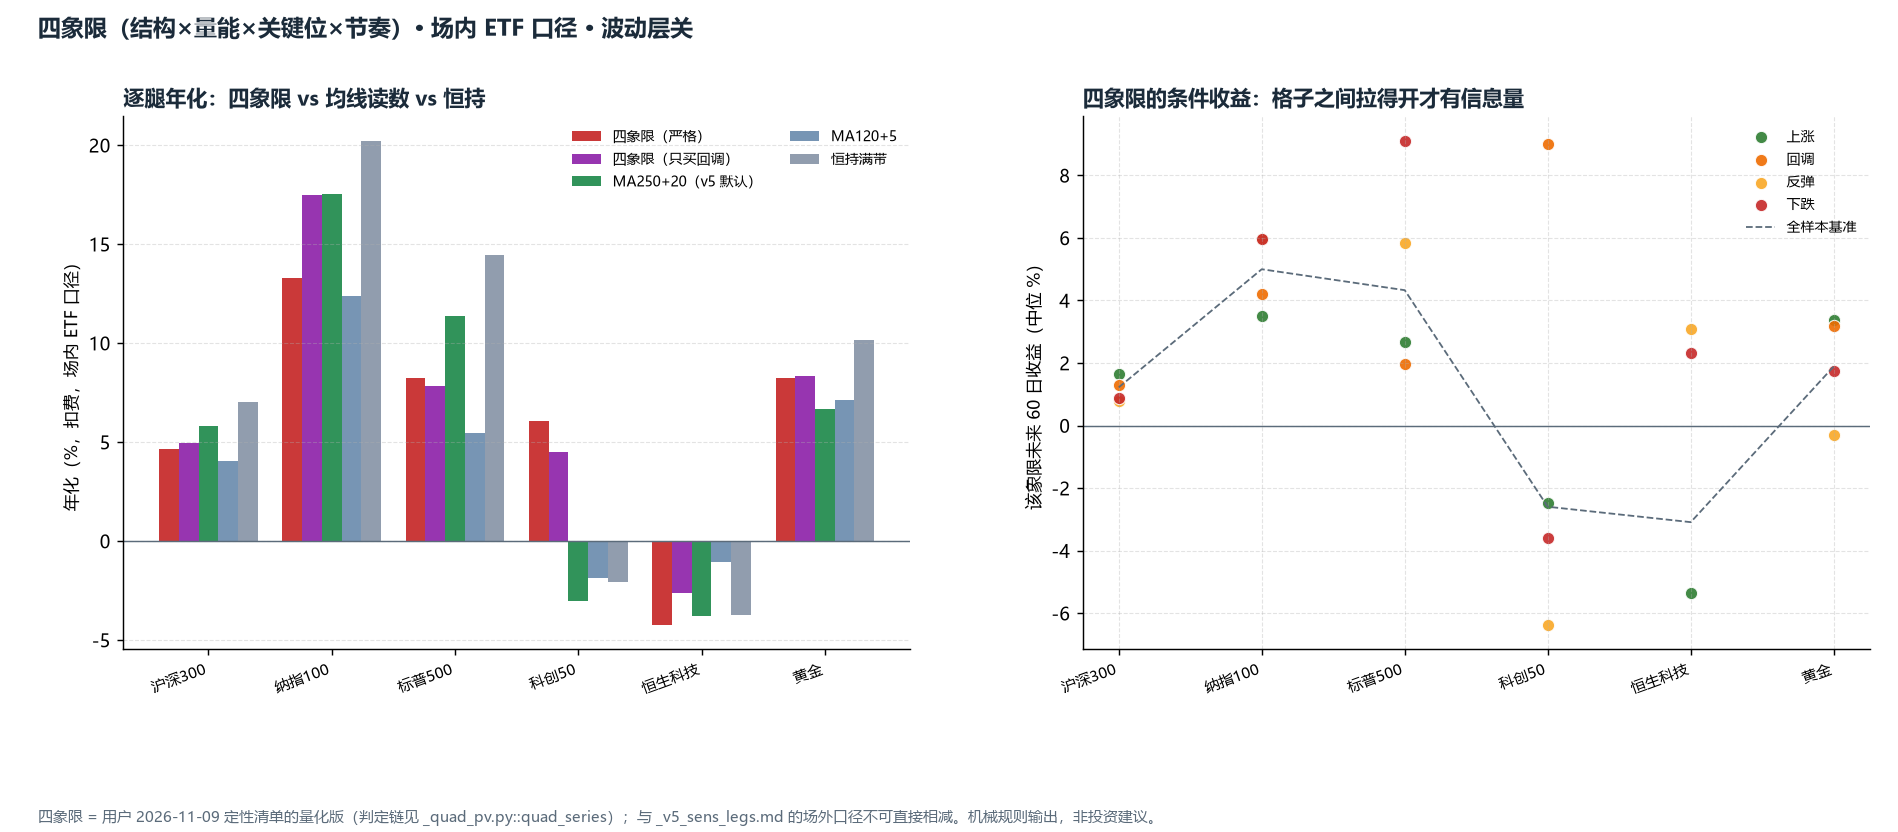

Source code (Python):
# -*- coding: utf-8 -*-
"""四象限（结构 × 量能 × 关键位 × 节奏）能不能替代 v5 的「价格 vs 年线」读数。

## 来源

用户 2026-11-09 给的「四象限判断法」（结构、量能、关键位、节奏）。原文是**定性清单**：
上涨/主升 = 趋势向上 + 放量突破 + 回踩不破 + 再放量 + 板块共振；
反弹 = 趋势未反转 + 无量 + 不过前高 + 量能递减；
回调 = 上升趋势 + 不破关键位 + 缩量 + 止跌 K 线；
下跌 = 有效跌破关键位 + 放量 + 加速 + 反弹无量。

本脚本把它**压成一条互斥的判定链**（顺序本身是选择，写死在 `quad_series()` 里），
其余不能量化的（板块共振、相对强弱、筹码密集区、涨跌停/跳空、本地盘）**不进模型**，
在报告 §6 单列——它们不是被证伪，是这套数据测不了。

## 口径（三处必须知道）

1. **必须用场内 ETF 的 OHLCV**：v5 平时用真实指数收盘（只有收盘价），量能这一维根本不存在。
   所以本报告的绝对收益与 `_v5_sens_legs.md`（场外口径）**不可直接相减**，只能比「同一场内口径下的口径差」。
2. 指标按**原 V1-2 的公式**在本脚本内重算（ma20/60/250、rvol 量比），公式与旧口径逐日一致
   —— V1-2 已于 2026-11-10 删除，本报告不能依赖它的模块（否则研究脚本会跟着失效）。
3. 波动层关闭（`VOL_USE=False`），与 `_sens_legs` 同样隔离变量。

## 两层评估（回答两个不同问题）

- **§2 条件收益**：四个象限各自的未来 20/60 日收益、胜率、之后 120 日最大回撤 vs 全样本基准。
  回答「这套判断准不准」（无成本、无仓位，纯统计）。
- **§3 仓位化**：把象限映射成 1.0 / 0.5 / 0.2 的带内档位（5/20 阶梯 + 5 日间隔帽，与 v5 同一套），
  扣费跑 NAV。回答「照它做能不能赚钱」。

产物（本目录）：`_quad_pv.md` / `_quad_pv.png`。机械规则输出，非投资建议。
"""
import io
import os
import sys

import numpy as np
import pandas as pd

try:
    sys.stdout.reconfigure(encoding="utf-8")  # type: ignore[attr-defined]
except Exception:  # noqa: BLE001
    pass

_HERE = os.path.dirname(os.path.abspath(__file__))        # research/quad_pv
_RES = os.path.dirname(_HERE)                             # research
_V5 = os.path.dirname(_RES)                               # v5_trend_gate
_VL = os.path.dirname(_V5)                                # strategies/vol_legs
_V18 = os.path.join(os.path.dirname(_VL), "tech_indicators", "v18_volume_notes")
for _p in (_V5, _VL, _V18):
    if _p not in sys.path:
        sys.path.insert(0, _p)

import trend_gate as tg          # noqa: E402
import rule                      # noqa: E402
import ohlcv                     # noqa: E402  仓库级 data/_ohlcv.json 的唯一写入方（只读调用）

# 指标参数：与原 V1-2 的 ma_trend_vol 同一取值（2026-11-10 V1-2 删除后在此本地重算）
SMA_FAST, SMA_MID, SMA_SLOW = 20, 60, 250
VOL_N = 20

tg.VOL_USE = False               # 只比「读数」，不叠波动层

OUT_MD = os.path.join(_HERE, "_quad_pv.md")
OUT_PNG = os.path.join(_HERE, "_quad_pv.png")

LEGS = list(rule.LEG_ORDER)
NAME = {k: rule.LEGS[k]["name"] for k in LEGS}

QUADS = ("上涨", "反弹", "回调", "下跌", "")
QUAD_DESC = {
    "上涨": "结构向上 + 连续2日站上MA20 + 放量（rvol≥1.2）",
    "反弹": "结构未向上 + 连续2日站上MA20 + 缩量（rvol≤0.85）+ 不过前高",
    "回调": "结构向上 + 连续2日跌破MA20 + 未破MA60 + 缩量",
    "下跌": "结构向下 + 收盘<MA60 + 非缩量",
    "": "未命中任何一格（不做判断）",
}

# ---- 参数（唯一权威源） ----
VOL_UP = 1.20          # 放量：当日量比 ≥ 1.2（近 VOL_N 日均量的倍数）
VOL_DN = 0.85          # 缩量：当日量比 ≤ 0.85
NH_WIN = 120           # 「前高」回看窗口
NH_TOL = 0.97          # 距前高 ≥ 3% 内算「逼近/突破前高」
SLOPE_N = 20           # 中均线（MA60）自身斜率回看
REDUCE_DAYS = 5        # 下跌趋势里连续跌破 MA60 满 5 日 → 减半
CLEAR_DAYS = 20        # 满 20 日 → 清至观察仓
ACTION_GAP = 5         # 两次调仓最小间隔（交易日）
FULL, HALF, OBSERVE = 1.0, 0.5, 0.2
FWD = (20, 60)


# ---------------------------------------------------------------- 1. 象限
def prepare(df):
    """OHLCV -> 四象限要用的最小面板（ma20/60/250 + 量比 rvol）。

    公式逐字沿用原 V1-2 的 `ma_trend_vol.prepare()`（同窗口、同 min_periods），
    只剪掉本报告用不到的 ATR/ADX/扣抵/regime 等列 —— 那些列在 V1-2 删除后
    已没有别的调用方，没必要在这里复刻。停牌沿用「当日无成交量」处理，与原口径一致。
    """
    out = df.copy()
    c = out["close"]
    out["ma20"] = c.rolling(SMA_FAST).mean()
    out["ma60"] = c.rolling(SMA_MID).mean()
    out["ma250"] = c.rolling(SMA_SLOW).mean()
    out["mav"] = out["volume"].rolling(VOL_N).mean()
    out["rvol"] = out["volume"] / out["mav"]
    return out


def indicators(leg):
    """-> DataFrame（场内 ETF 口径，已裁到 MA250 成形之后）。"""
    ind = prepare(ohlcv.frame(leg))
    ind = ind[ind["ma250"].notna()].copy()
    return ind


def quad_series(ind, loose=False):
    """四象限判定链（互斥，按顺序吃掉）。只用当日及之前的数据。

    `loose=True` 是敏感性对照（不是另一套结论）：量能门槛从「放量 1.2 / 缩量 0.85」放宽到
    「≥1.0 / ≤1.0」，关键位从「连续 2 日」放宽到「当日」，上涨不再要求逼近前高。
    用它回答「严格版覆盖率低，是不是实现太严」。
    """
    c = ind["close"]
    ma20, ma60, ma250 = ind["ma20"], ind["ma60"], ind["ma250"]
    up_mid = ma60 > ma60.shift(SLOPE_N)          # 中均线上行（结构抬高的必要条件）
    dn_mid = ma60 < ma60.shift(SLOPE_N)

    s_up = (ma20 > ma60) & up_mid & (c > ma250)   # 多头排列 + 中均线上行 + 站上年线
    s_dn = (ma20 < ma60) & dn_mid & (c < ma250)   # 空头排列 + 中均线下行 + 年线下

    if loose:                                     # 关键位：当日同侧即算（不做「2 日确认」）
        k_up = c > ma20
        k_dn20 = c < ma20
        v_up = ind["rvol"] >= 1.00
        v_dn = ind["rvol"] <= 1.00
        near_high = pd.Series(True, index=ind.index)
    else:
        k_up = (c > ma20) & (c.shift(1) > ma20.shift(1))     # 连续 2 日站上 MA20（有效突破）
        k_dn20 = (c < ma20) & (c.shift(1) < ma20.shift(1))   # 连续 2 日跌破 MA20
        v_up = ind["rvol"] >= VOL_UP
        v_dn = ind["rvol"] <= VOL_DN
        hh = c.rolling(NH_WIN, min_periods=60).max().shift(1)
        near_high = c >= hh * NH_TOL                         # 逼近/突破前高
    k_dn60 = c < ma60                                        # 跌破关键位 MA60

    q = np.full(len(ind), "", dtype=object)
    q = np.where(s_up & k_up & v_up & near_high, "上涨", q)
    rest = q == ""
    q = np.where(rest & s_up & k_up & v_up, "上涨", q)      # 放量站上即算上涨（不强求创新高）
    rest = q == ""
    q = np.where(rest & s_up & k_dn20 & ~k_dn60 & v_dn, "回调", q)
    rest = q == ""
    q = np.where(rest & s_dn & k_dn60 & ~v_dn, "下跌", q)
    rest = q == ""
    q = np.where(rest & ~s_up & k_up & v_dn & ~near_high, "反弹", q)
    return pd.Series(q, index=ind.index)


# ---------------------------------------------------------------- 2. 仓位化
def state_machine(ind, quad, callback=False):
    """象限 -> 带内档位（1.0 / 0.5 / 0.2），5/20 阶梯 + 间隔帽，T 日决策 T+1 成交。

    `callback=True` 是窄版本（由 §2 的条件收益反推）：只有「回调」格给加仓许可、
    「上涨」格不给（不追涨）。用来直接对照「买回调 vs 追突破」哪个更值钱。
    """
    n = len(ind)
    c = ind["close"].to_numpy(dtype=float)
    ma60 = ind["ma60"].to_numpy(dtype=float)
    q = quad.to_numpy(dtype=object)
    below60 = np.zeros(n, dtype=int)
    run = 0
    for i in range(n):
        run = run + 1 if (np.isfinite(ma60[i]) and c[i] < ma60[i]) else 0
        below60[i] = run

    state = np.zeros(n)
    hold, last_act, pend = FULL, -10 ** 9, None
    for i in range(n):
        if pend is not None:
            hold, last_act, pend = float(pend), i, None
        state[i] = hold
        if q[i] == "" or not np.isfinite(ma60[i]):
            continue
        if q[i] == "上涨":
            tgt = hold if callback else FULL          # 窄版：不追涨
        elif q[i] == "回调":
            tgt = FULL if callback else hold          # 窄版：回调才买
        elif q[i] == "反弹":
            tgt = hold if callback else min(hold, HALF)
        else:                                         # 下跌：5 日减半、20 日清至观察
            tgt = OBSERVE if below60[i] >= CLEAR_DAYS else (HALF if below60[i] >= REDUCE_DAYS else hold)
        if abs(tgt - hold) > 1e-9 and i - last_act >= ACTION_GAP:
            pend = tgt
    return pd.Series(state, index=ind.index)


def leg_ma_state(px, **kw):
    """对照口径：v5 的均线读数（MA250+20 / MA120+5），直接复用 tg.state_machine。"""
    sm = tg.state_machine(px, "x", GATE_ALL=True, **kw)   # leg 名只影响 gated()，GATE_ALL=True 时恒真
    return sm["state_trend"]


# ---------------------------------------------------------------- 3. 条件收益
def cond_stats(ind, quad):
    """每个象限：未来 20/60 日收益（中位/均值）、胜率、之后 120 日最大回撤。"""
    c = ind["close"].to_numpy(dtype=float)
    n = len(c)
    rows = {}
    for q in QUADS:
        idx = np.where(quad.to_numpy(dtype=object) == q)[0]
        idx = idx[idx < n - max(FWD)]
        if len(idx) < 30:
            rows[q] = None
            continue
        f20, f60, dd = [], [], []
        for i in idx:
            f20.append(c[i + 20] / c[i] - 1.0)
            f60.append(c[i + 60] / c[i] - 1.0)
            dd.append(float(np.min(c[i:i + 121]) / c[i] - 1.0))
        rows[q] = dict(n=len(idx), share=len(idx) / max(n, 1),
                       f20=float(np.median(f20)), f20m=float(np.mean(f20)),
                       f60=float(np.median(f60)),
                       w20=float(np.mean(np.array(f20) > 0)),
                       w60=float(np.mean(np.array(f60) > 0)),
                       dd=float(np.median(dd)), ddw=float(np.min(dd)))
    # 基准：全部交易日
    idx = np.arange(0, n - max(FWD))
    f20 = c[idx + 20] / c[idx] - 1.0
    f60 = c[idx + 60] / c[idx] - 1.0
    dd = np.array([float(np.min(c[i:i + 121]) / c[i] - 1.0) for i in idx])
    rows["_all"] = dict(n=len(idx), share=1.0, f20=float(np.median(f20)),
                        f20m=float(np.mean(f20)), f60=float(np.median(f60)),
                        w20=float(np.mean(f20 > 0)), w60=float(np.mean(f60 > 0)),
                        dd=float(np.median(dd)), ddw=float(np.min(dd)))
    return rows


# ---------------------------------------------------------------- 4. 主流程
def run():
    res = {}
    for leg in LEGS:
        ind = indicators(leg)
        if len(ind) < 300:
            print(f"  {NAME[leg]}: MA250 成形后仅 {len(ind)} 日，样本不足，跳过")
            continue
        px, fee = ind["close"], tg.fee_of(leg)
        quad = quad_series(ind)
        quad_l = quad_series(ind, loose=True)
        st_q, st_l = state_machine(ind, quad), state_machine(ind, quad_l)
        st_c = state_machine(ind, quad, callback=True)
        st_h = pd.Series(1.0, index=px.index)
        st_m = leg_ma_state(px, KIND="ma", MA_WIN=250, SLOPE_N=20)
        st_r = leg_ma_state(px, KIND="ma", MA_WIN=120, SLOPE_N=5)
        plan = [
            ("四象限（严格）", st_q),
            ("四象限（宽松）", st_l),
            ("四象限（只买回调）", st_c),
            ("恒持满带", st_h),
            ("MA250+20（v5 默认）", st_m),
            ("MA120+5", st_r),
        ]
        rows = []
        for name, st in plan:
            nav = tg.run_leg(st, px, fee)
            rows.append(dict(name=name, nav=nav, perf=tg.perf(nav),
                             acts=len(tg.actions(st)), expo=float(st.mean()),
                             whip=tg.whipsaw(st, px)["n"] if name.startswith("四象限") else None))
        res[leg] = dict(ind=ind, quad=quad, rows=rows,
                        perf={r["name"]: r["perf"] for r in rows},
                        cover=float((quad != "").mean()),
                        cover_l=float((quad_l != "").mean()),
                        cond=cond_stats(ind, quad))
    return res


def main():
    res = run()
    if not res:
        print("无可用样本")
        return

    L = [
        "# 四象限（结构 × 量能 × 关键位 × 节奏）能不能替代「价格 vs 年线」",
        "",
        "> 来源：用户 2026-11-09 的定性清单。本文件把它压成**一条互斥判定链**（顺序写死在 "
        "`quad_series()`），在**场内 ETF 的 OHLCV** 上检验。",
        "> 三个口径限制先摆出来：① 必须用场内量价（场外净值没有成交量），所以绝对收益与 "
        "`_v5_sens_legs.md`（场外）**不可直接相减**；② 指标按原 V1-2 的公式在本脚本内重算"
        "（V1-2 已于 2026-11-10 删除），不另造一套；③ 波动层关闭，隔离变量。",
        "",
        "## 1. 规则怎么落成代码（写死版）",
        "",
        "| 概念 | 量化定义 | 参数 |",
        "|---|---|---|",
        f"| 结构向上 | `MA20 > MA60` 且 `MA60 > MA60({SLOPE_N}日前)` 且 `close > MA250` | 多头排列 + 中均线上行 |",
        f"| 结构向下 | `MA20 < MA60` 且 `MA60 < MA60({SLOPE_N}日前)` 且 `close < MA250` | 空头排列 |",
        f"| 有效站上/跌破 | 连续 **2 日** 收在 MA20 同侧（「2 日不收回」） | 节奏 |",
        f"| 放量 / 缩量 | 当日量比 `rvol = vol / MA20(vol)`，≥{VOL_UP} 放量、≤{VOL_DN} 缩量 | 量能 |",
        f"| 前高 | `close ≥ 近 {NH_WIN} 日最高 × {NH_TOL}` | 关键位 |",
        f"| 关键位 | MA20（短）、MA60（中）、MA250（长） | 20/60 日线 + 前高 |",
        "",
        "判定链（按顺序命中即归类，其余落到「未命中」）：",
        "",
        "| 顺序 | 象限 | 条件 |",
        "|---|---|---|",
        f"| 1 | **上涨** | 结构向上 + 有效站上 MA20 + 放量（+ 逼近前高优先，未创新高也算放量站上） |",
        f"| 2 | **回调** | 结构向上 + 有效跌破 MA20 + **未破 MA60** + 缩量 |",
        f"| 3 | **下跌** | 结构向下 + 收盘 < MA60 + 非缩量 |",
        f"| 4 | **反弹** | 结构不向上 + 有效站上 MA20 + 缩量 + 不过前高 |",
        "",
        "> 顺序是有意的：先判「上涨」，再给「上升趋势里的跌破」一次机会（回调），"
        "然后才判「下跌」，最后剩下来的缩量反抽才算反弹。**这个顺序本身就是一个可被证伪的选择**。",
        "",
        "## 2. 条件收益：这套判断准不准（无成本、无仓位）",
        "",
        "未来 20/60 日收益用**价格本身**（在该格买入并持有），与全样本基准比；"
        "「之后 120 日最大回撤」是该格起点往后 120 个交易日内的最深回撤（中位）。",
        "",
    ]

    for leg in res:
        r = res[leg]
        c = r["cond"]
        a = c["_all"]
        L += [
            f"### {NAME[leg]}（{r['ind'].index[0].date()} ~ {r['ind'].index[-1].date()}，"
            f"{len(r['ind'])} 个交易日）",
            "",
            "| 象限 | 日数占比 | 未来20日 | 20日胜率 | 未来60日 | 60日胜率 | 之后120日回撤(中位) | 最差 |",
            "|---|---:|---:|---:|---:|---:|---:|---:|",
        ]
        for q in QUADS:
            s = c[q]
            if s is None:
                L.append(f"| {q or '未命中'} | 样本不足 | — | — | — | — | — | — |")
                continue
            L.append(f"| {q or '未命中'} | {s['share']:.0%} | {tg.fmt_pct(s['f20'])} | "
                     f"{s['w20']:.0%} | {tg.fmt_pct(s['f60'])} | {s['w60']:.0%} | "
                     f"{tg.fmt_pct(s['dd'])} | {tg.fmt_pct(s['ddw'])} |")
        L.append(f"| **全样本基准** | 100% | {tg.fmt_pct(a['f20'])} | {a['w20']:.0%} | "
                 f"{tg.fmt_pct(a['f60'])} | {a['w60']:.0%} | {tg.fmt_pct(a['dd'])} | "
                 f"{tg.fmt_pct(a['ddw'])} |")
        L.append("")

    L += [
        "## 3. 仓位化：照它做能不能赚钱（扣费 NAV）",
        "",
        "档位语义与 v5 相同（带内占比）：上涨=满带、回调=保持、反弹=上限半仓、"
        f"下跌=连续跌破 MA60 满 {REDUCE_DAYS} 日减半 → 满 {CLEAR_DAYS} 日清至观察仓；"
        f"同一腿两次调仓间隔 ≥{ACTION_GAP} 个交易日；T 日决策、T+1 收盘成交。",
        "",
        "「严格 / 宽松」两版是**同一套判定链的两个阈值档**（宽松版把量能门槛放到 1.0、"
        "关键位从「连续 2 日」放到「当日」、不要求逼近前高），用来看结论对实现细节有多敏感 —— "
        "不是两套策略。覆盖率（命中四格之一的日子占比）："
        + "；".join(f"{NAME[l]} 严格 {res[l]['cover']:.0%} / 宽松 {res[l]['cover_l']:.0%}"
                   for l in res) + "。",
        "",
        "> ⚠ 同一腿的**场内窗口与 `_sens_legs` 的场外窗口不同**（场内从 MA250 成形起算，ETF 上市也晚于"
        "场外基金），所以「恒持满带」的年化在两份报告里对不上（例：科创50 场内 −2.92% vs 场外 +5.04%）。"
        "这不是矛盾，是口径 —— 只在本表内部做横向比较。",
        "",
        "| 腿 | 口径 | 年化 | 最大回撤 | 夏普 | 平均曝光 | 调仓 | 打脸 |",
        "|---|---|---:|---:|---:|---:|---:|---:|",
    ]
    for leg in res:
        r = res[leg]
        for i, row in enumerate(r["rows"]):
            p = row["perf"]
            whip = "—" if row["whip"] is None else str(row["whip"])
            L.append(f"| {NAME[leg] if i == 0 else ''} | {row['name']} | {tg.fmt_pct(p['ann'])} | "
                     f"{tg.fmt_pct(p['mdd'])} | {p['sharpe']:.2f} | {row['expo']:.0%} | "
                     f"{row['acts']} | {whip} |")
    L.append("")

    # ---- 结论（用池化口径，避免只看一条腿）
    L += ["## 4. 结论", ""]
    agg = {}
    for q in QUADS:
        rows = [res[l]["cond"][q] for l in res if res[l]["cond"].get(q)]
        if rows:
            agg[q] = dict(n=sum(r["n"] for r in rows),
                          f20=float(np.median([r["f20"] for r in rows])),
                          f60=float(np.median([r["f60"] for r in rows])),
                          w60=float(np.mean([r["w60"] for r in rows])),
                          dd=float(np.median([r["dd"] for r in rows])))
    base = {k: float(np.median([res[l]["cond"]["_all"][k] for l in res])) for k in ("f20", "f60", "dd")}
    if agg:
        L += [
            "七腿池化（各腿先算、再取中位，避免长样本腿主导）：",
            "",
            "| 象限 | 未来20日 | 未来60日 | 60日胜率 | 之后120日回撤(中位) |",
            "|---|---:|---:|---:|---:|",
        ]
        for q in QUADS:
            if q not in agg:
                continue
            a = agg[q]
            L.append(f"| {q or '未命中'} | {tg.fmt_pct(a['f20'])} | {tg.fmt_pct(a['f60'])} | "
                     f"{a['w60']:.0%} | {tg.fmt_pct(a['dd'])} |")
        L.append(f"| **全样本基准** | {tg.fmt_pct(base['f20'])} | {tg.fmt_pct(base['f60'])} | "
                 f"~55% | {tg.fmt_pct(base['dd'])} |")
    beat = {}
    for q in QUADS:
        n = tot = 0
        for l in res:
            s = res[l]["cond"].get(q)
            if s:
                tot += 1
                n += 1 if s["f60"] > res[l]["cond"]["_all"]["f60"] else 0
        if tot:
            beat[q] = (n, tot)
    diffs = {l: res[l]["perf"]["四象限（严格）"]["ann"] - res[l]["perf"]["恒持满带"]["ann"]
             for l in res}
    best_l, worst_l = max(diffs, key=diffs.get), min(diffs, key=diffs.get)
    cb_d = {l: res[l]["perf"]["四象限（只买回调）"]["ann"] - res[l]["perf"]["四象限（严格）"]["ann"]
            for l in res}
    n_cb = sum(1 for v in cb_d.values() if v > 0)
    cb_line = (
        f"- **只买回调 vs 追突破**：窄版在 {n_cb}/{len(cb_d)} 条腿上优于严格版，平均 "
        f"{float(np.mean(list(cb_d.values()))) * 100:+.2f}pp/年。"
        + (f"方向与 §2 一致 —— 四格里唯一稳定的正 alpha 在「回调」"
           f"（池化未来 60 日中位 {tg.fmt_pct(agg['回调']['f60'])}、胜率 {agg['回调']['w60']:.0%}），"
           if "回调" in agg else "方向与 §2 一致 —— ")
        + "而「上涨」格本质是「追在放量突破之后」，已经吃掉了大半段。"
    )

    L += [
        "",
        "**怎么读**：如果「上涨」格的未来 20/60 日收益与胜率明显高于基准、「下跌」格明显更低，"
        "说明这套判断有信息量；如果四格与基准拉不开差距，说明它只是把同一段行情切成了四块。"
        "**回撤列才是它的主战场**：「下跌」格之后 120 日回撤中位若明显比基准深，"
        "那么「及时认跌」是有意义的（这正是 v5 年线闸门在做的事）。",
        "",
        f"- **区分度**（未来 60 日收益中位高于全样本基准的腿数）："
        + "；".join(f"{q} {beat[q][0]}/{beat[q][1]}" for q in QUADS if q in beat) + "。",
        f"- **覆盖率是第一个硬约束**：严格版只在 "
        + "、".join(f"{NAME[l]} {res[l]['cover']:.0%}" for l in res)
        + " 的日子里命中四格之一 —— 「结构 + 量能 + 关键位 + 节奏」同时满足在日线上是稀疏事件。"
          "所以仓位化后规则大部分时间只能「保持」：这既解释了它换手不高，也说明它更像"
          "「在关键日回答这一次是反弹还是反转」的判据，而不是逐日仓位规则。",
        f"- **仓位化**：严格版相对恒持，最好的腿是 {NAME[best_l]}（{diffs[best_l] * 100:+.1f}pp/年），"
        f"最差的是 {NAME[worst_l]}（{diffs[worst_l] * 100:+.1f}pp/年）；"
        f"宽松版平均覆盖 {float(np.mean([res[l]['cover_l'] for l in res])):.0%}，"
        "但年化并未随之改善 —— 说明瓶颈不是「阈值太严」，而是「结构 + 量能」在宽基 ETF 上"
        "的信噪比不够（同一个量比 1.2，在成交稀疏的 ETF 和热门个股上不是一回事）。",
        cb_line,
        "",
        "## 5. 与 v11-gate（支撑位闸门）的关系",
        "",
        "本规则里的「有效跌破关键位」与 v11/v11-gate 测的是同一件事。v11-gate 的结论是："
        "**支撑层（贴线减半 + 破位清仓）在逐日仓位口径下年化 −4~−5pp、换手 ×7、回撤没改善**"
        "（见 `v11_support_pressure/gate/README.md`）。所以这里把「跌破」只用来**降档**（0.5 → 0.2），"
        "不做「破位清仓 + 冷却 20 日」，也不做「重新站上支撑 +3% 才回补」——"
        "那两条已被证伪，重复测没有意义。",
        "",
        "## 6. 这套数据测不了的部分（不是被证伪，是无法检验）",
        "",
        "| 原文条件 | 为什么测不了 / 怎么处理 |",
        "|---|---|",
        "| 板块共振、多股共振 | 我们只有 7 只宽基 ETF，没有成分股横截面数据；"
        "用「指数自身量能」代替「板块合力」是偷换概念，故不纳入 |",
        "| 相对强弱（抗跌、率先新高） | 只能算「本腿 vs 510300」的 20 日相对涨幅，"
        "但宽基之间本来就高度相关，这个量在 ETF 层几乎没有区分度 |",
        "| 筹码密集区 | 需要逐笔/持仓成本分布，日线 OHLCV 推不出来；v11 已用「时间密集区」降级处理 |",
        "| 涨跌停、跳空、倍量 | ETF 无涨跌停；跳空可用 open/close 近似，但对 ETF 意义很小 |",
        "| 止跌 K 线形态 | 可枚举（锤子线/十字星等），但形态库本身是拟合重灾区，且与量能高度共线 |",
        "| 本地盘（横琴/香洲） | 与 A 股 ETF 无关，不属本仓库口径 |",
        "",
        "> 机械规则输出，非投资建议。",
    ]

    with io.open(OUT_MD, "w", encoding="utf-8", newline="\n") as f:
        f.write("\n".join(L))
    print("表:", OUT_MD)

    for leg in res:
        r = res[leg]
        p = r["perf"]
        print(f"  {NAME[leg]:8s} 严格 {tg.fmt_pct(p['四象限（严格）']['ann']):>8s} / "
              f"{tg.fmt_pct(p['四象限（严格）']['mdd']):>8s} / {p['四象限（严格）']['sharpe']:4.2f}"
              f" · 宽松 {tg.fmt_pct(p['四象限（宽松）']['ann']):>8s}"
              f" · 只买回调 {tg.fmt_pct(p['四象限（只买回调）']['ann']):>8s} · 恒持 "
              f"{tg.fmt_pct(p['恒持满带']['ann']):>8s} · MA250+20 "
              f"{tg.fmt_pct(p['MA250+20（v5 默认）']['ann']):>8s}"
              f" · 覆盖 {r['cover']:.0%}/{r['cover_l']:.0%}")

    figure(res)


def figure(res):
    import matplotlib
    matplotlib.use("Agg")
    import matplotlib.pyplot as plt

    plt.rcParams["font.sans-serif"] = ["Microsoft YaHei", "SimHei", "DejaVu Sans"]
    plt.rcParams["axes.unicode_minus"] = False

    legs = list(res)
    keys = ["四象限（严格）", "四象限（只买回调）", "MA250+20（v5 默认）", "MA120+5", "恒持满带"]
    colors = ["#c62828", "#8e24aa", "#1f8a4c", "#6b8cae", "#8895a7"]
    fig, axes = plt.subplots(1, 2, figsize=(14.6, 6.4))

    ax = axes[0]
    w = 0.16
    xs = np.arange(len(legs))
    for j, (k, col) in enumerate(zip(keys, colors)):
        ys = [res[l]["perf"][k]["ann"] * 100 for l in legs]
        ax.bar(xs + (j - 2.0) * w, ys, width=w, color=col, label=k, alpha=0.92)
    ax.axhline(0, color="#5b6b7a", lw=0.8)
    ax.set_xticks(xs)
    ax.set_xticklabels([NAME[l] for l in legs], fontsize=8.5, rotation=20, ha="right")
    ax.set_ylabel("年化（%，扣费，场内 ETF 口径）", fontsize=9.5)
    ax.set_title("逐腿年化：四象限 vs 均线读数 vs 恒持", fontsize=11.5, color="#1b2b3a",
                 weight="bold", loc="left")
    ax.legend(fontsize=8, frameon=False, ncol=2)
    ax.grid(axis="y", ls="--", lw=0.6, alpha=0.35)

    ax2 = axes[1]
    qs = ["上涨", "回调", "反弹", "下跌"]
    for q, col in zip(qs, ["#2e7d32", "#ef6c00", "#f9a825", "#c62828"]):
        xs2, ys2 = [], []
        for j, l in enumerate(legs):
            s = res[l]["cond"].get(q)
            if s:
                xs2.append(j)
                ys2.append(s["f60"] * 100)
        ax2.scatter(xs2, ys2, s=46, color=col, label=q, alpha=0.9, edgecolor="white", lw=0.6)
    base = [res[l]["cond"]["_all"]["f60"] * 100 for l in legs]
    ax2.plot(range(len(legs)), base, ls="--", lw=1.0, color="#5b6b7a", label="全样本基准")
    ax2.axhline(0, color="#5b6b7a", lw=0.8)
    ax2.set_xticks(range(len(legs)))
    ax2.set_xticklabels([NAME[l] for l in legs], fontsize=8.5, rotation=20, ha="right")
    ax2.set_ylabel("该象限未来 60 日收益（中位 %）", fontsize=9.5)
    ax2.set_title("四象限的条件收益：格子之间拉得开才有信息量", fontsize=11.5,
                  color="#1b2b3a", weight="bold", loc="left")
    ax2.legend(fontsize=8, frameon=False)
    ax2.grid(ls="--", lw=0.6, alpha=0.35)

    for a in (ax, ax2):
        for s in ("top", "right"):
            a.spines[s].set_visible(False)
    fig.suptitle("四象限（结构×量能×关键位×节奏）· 场内 ETF 口径 · 波动层关",
                 x=0.02, ha="left", fontsize=13, color="#1b2b3a", weight="bold")
    fig.text(0.02, 0.012,
             "四象限 = 用户 2026-11-09 定性清单的量化版（判定链见 _quad_pv.py::quad_series）；"
             "与 _v5_sens_legs.md 的场外口径不可直接相减。机械规则输出，非投资建议。",
             fontsize=8.2, color="#5b6b7a")
    fig.subplots_adjust(left=0.065, right=0.985, top=0.86, bottom=0.22, wspace=0.22)
    fig.savefig(OUT_PNG, dpi=130, facecolor="white")
    plt.close(fig)
    print("图:", OUT_PNG)


if __name__ == "__main__":
    main()
